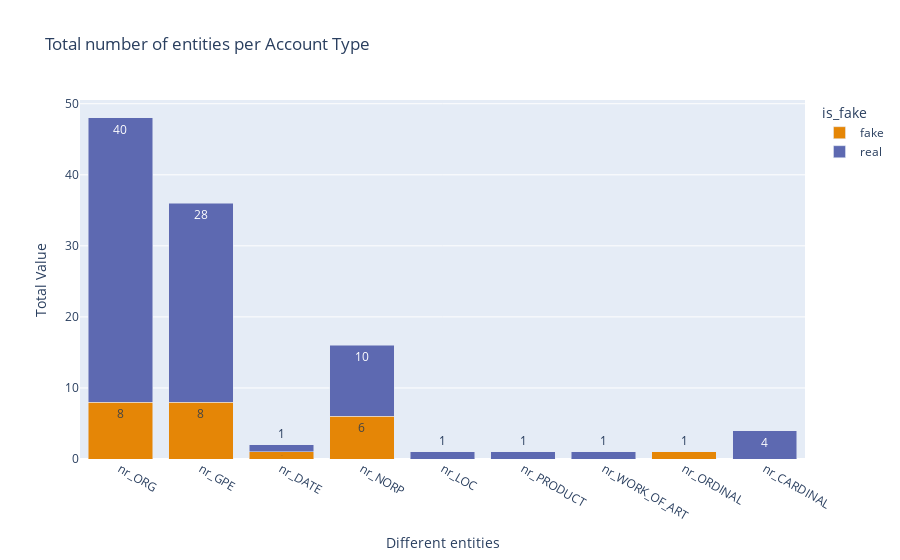

Notebook code for this chart:
### Code cell
nr_columns = [col for col in df_fullname.columns if col.startswith('nr_')]
sum_by_fake = df_fullname.groupby('is_fake')[nr_columns].sum().reset_index()
melted = pd.melt(sum_by_fake, id_vars='is_fake', var_name='Column', value_name='Total Value')
fig = px.bar(melted, x='Column', y='Total Value', color='is_fake', barmode='stack',color_discrete_sequence=px.colors.qualitative.Vivid,text = 'Total Value',
             title='Total number of entities per Account Type - Full_Name', labels={'Column': 'Different entities', 'Total Value': 'Total Value'})

fig.show()

### Figure 1 — Plotly figure (JSON) as saved in the notebook; plotly's stock layout.template omitted (floating-point values rounded to 4 significant figures)
{"data": [{"alignmentgroup": "True", "hovertemplate": "is_fake=fake<br>Different entities=%{x}<br>Total Value=%{text}<extra></extra>", "legendgroup": "fake", "marker": {"color": "rgb(229, 134, 6)", "pattern": {"shape": ""}}, "name": "fake", "offsetgroup": "fake", "orientation": "v", "showlegend": true, "text": [8, 8, 1, 6, 0, 0, 0, 1, 0], "textposition": "auto", "type": "bar", "x": ["nr_ORG", "nr_GPE", "nr_DATE", "nr_NORP", "nr_LOC", "nr_PRODUCT", "nr_WORK_OF_ART", "nr_ORDINAL", "nr_CARDINAL"], "xaxis": "x", "y": [8, 8, 1, 6, 0, 0, 0, 1, 0], "yaxis": "y"}, {"alignmentgroup": "True", "hovertemplate": "is_fake=real<br>Different entities=%{x}<br>Total Value=%{text}<extra></extra>", "legendgroup": "real", "marker": {"color": "rgb(93, 105, 177)", "pattern": {"shape": ""}}, "name": "real", "offsetgroup": "real", "orientation": "v", "showlegend": true, "text": [40, 28, 1, 10, 1, 1, 1, 0, 4], "textposition": "auto", "type": "bar", "x": ["nr_ORG", "nr_GPE", "nr_DATE", "nr_NORP", "nr_LOC", "nr_PRODUCT", "nr_WORK_OF_ART", "nr_ORDINAL", "nr_CARDINAL"], "xaxis": "x", "y": [40, 28, 1, 10, 1, 1, 1, 0, 4], "yaxis": "y"}], "layout": {"barmode": "stack", "legend": {"title": {"text": "is_fake"}, "tracegroupgap": 0}, "title": {"text": "Total number of entities per Account Type"}, "xaxis": {"anchor": "y", "domain": [0, 1], "title": {"text": "Different entities"}}, "yaxis": {"anchor": "x", "domain": [0, 1], "title": {"text": "Total Value"}}}}
